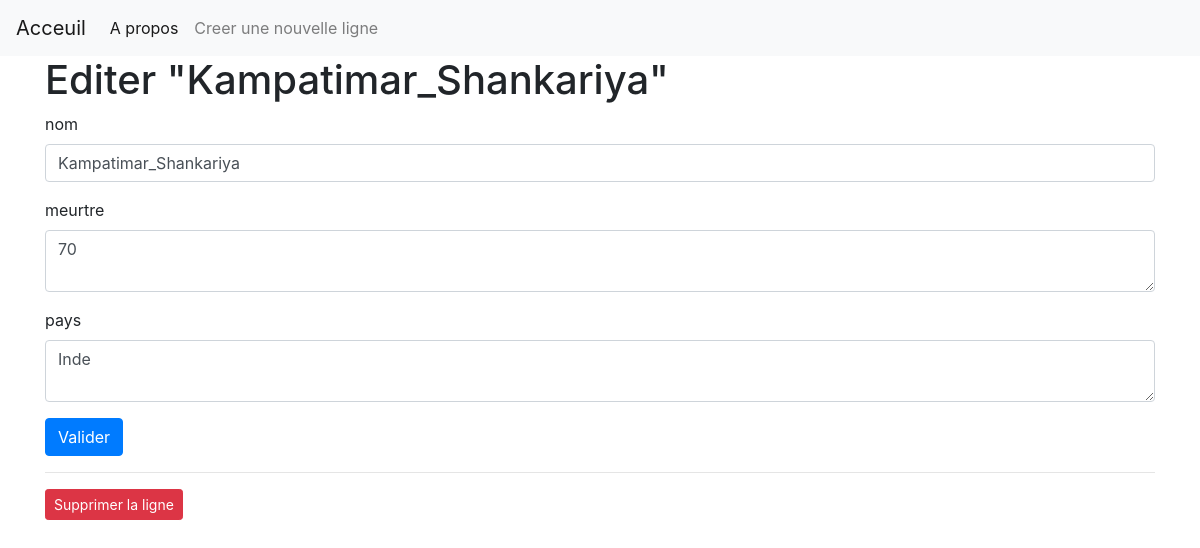
The app's page /7/edit with its own data.
### tables this page shows
CREATE TABLE posts (
    id INTEGER PRIMARY KEY AUTOINCREMENT,
    nom TEXT NOT NULL,
    created TIMESTAMP NOT NULL DEFAULT CURRENT_TIMESTAMP,
    meurtre INTEGER NOT NULL,
    pays TEXT NOT NULL
);

### app.py (the view, shortened to what this page needs)
@app.route('/<int:id>/edit', methods=('GET', 'POST'))
def edit(id):
    post = get_post(id)
    return render_template('edit.html', post=post)

### app.py (called while the page is built)
def get_db_connection():
    conn = sqlite3.connect('database.db')
    conn.row_factory = sqlite3.Row
    return conn

def get_post(post_id):
    conn = get_db_connection()
    post = conn.execute('SELECT * FROM posts WHERE id = ?',
                        (post_id,)).fetchone()
    conn.close()
    if post is None:
        abort(404)
    return post

### templates/edit.html (shortened to what this page needs)
{% extends 'base.html' %}
{% block content %}
<h1>{% block title %} Editer "{{ post['nom'] }}" {% endblock %}</h1>
<form method="post">
    <div class="form-group">
        <label for="nom">nom</label>
        <input type="text" name="nom" placeholder="Nom du criminel"
               class="form-control"
               value="{{ request.form['nom'] or post['nom'] }}">
    </div>
    <div class="form-group">
        <label for="meurtre">meurtre</label>
        <textarea name="meurtre" placeholder="Nombre de meurtre"
                  class="form-control">{{ request.form['meurtre'] or post['meurtre'] }}</textarea>
    </div>
    <div class="form-group">
        <label for="pays">pays</label>
        <textarea name="pays" placeholder="Pays d'origine"
                  class="form-control">{{ request.form['pays'] or post['pays'] }}</textarea>
    </div>
    <div class="form-group">
        <button type="submit" class="btn btn-primary">Valider</button>
    </div>
</form>
<hr>
    <form action="{{ url_for('delete', id=post['id']) }}" method="POST">
    <input type="submit" value="Supprimer la ligne"
            class="btn btn-danger btn-sm"
            onclick="return confirm('veut tu vraiment supprimer cette ligne?')">
</form>
{% endblock %}

### records on screen
posts: nom "Kampatimar_Shankariya", meurtre "70", pays "Inde"
